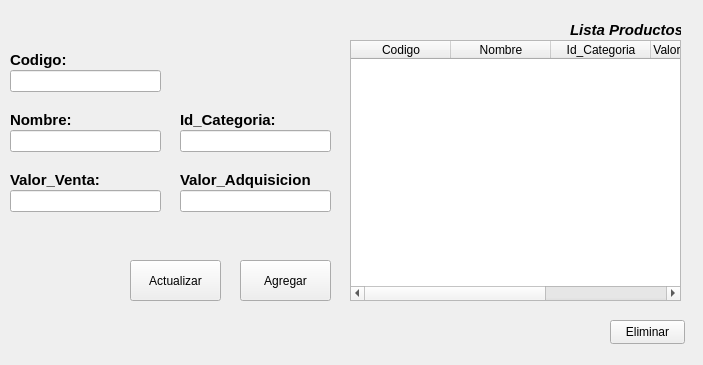
<?xml version="1.0" encoding="UTF-8"?>
<ui version="4.0">
 <class>ProductosFrame</class>
 <widget class="QFrame" name="ProductosFrame">
  <property name="geometry">
   <rect>
    <x>0</x>
    <y>0</y>
    <width>703</width>
    <height>365</height>
   </rect>
  </property>
  <property name="windowTitle">
   <string>Frame</string>
  </property>
  <widget class="QPushButton" name="AgregarButton">
   <property name="geometry">
    <rect>
     <x>240</x>
     <y>260</y>
     <width>91</width>
     <height>41</height>
    </rect>
   </property>
   <property name="text">
    <string>Agregar</string>
   </property>
  </widget>
  <widget class="QPushButton" name="ActualizarButton">
   <property name="geometry">
    <rect>
     <x>130</x>
     <y>260</y>
     <width>91</width>
     <height>41</height>
    </rect>
   </property>
   <property name="text">
    <string>Actualizar</string>
   </property>
  </widget>
  <widget class="QPushButton" name="EliminarButton">
   <property name="geometry">
    <rect>
     <x>610</x>
     <y>320</y>
     <width>75</width>
     <height>24</height>
    </rect>
   </property>
   <property name="text">
    <string>Eliminar</string>
   </property>
  </widget>
  <widget class="QTableWidget" name="tableWidget">
   <property name="geometry">
    <rect>
     <x>350</x>
     <y>40</y>
     <width>331</width>
     <height>261</height>
    </rect>
   </property>
   <column>
    <property name="text">
     <string>Codigo</string>
    </property>
   </column>
   <column>
    <property name="text">
     <string>Nombre</string>
    </property>
   </column>
   <column>
    <property name="text">
     <string>Id_Categoria</string>
    </property>
   </column>
   <column>
    <property name="text">
     <string>Valor_Adquisicion</string>
    </property>
   </column>
   <column>
    <property name="text">
     <string>Valor_Venta</string>
    </property>
   </column>
  </widget>
  <widget class="QLabel" name="label">
   <property name="geometry">
    <rect>
     <x>570</x>
     <y>20</y>
     <width>111</width>
     <height>20</height>
    </rect>
   </property>
   <property name="font">
    <font>
     <pointsize>11</pointsize>
     <italic>true</italic>
     <bold>true</bold>
    </font>
   </property>
   <property name="text">
    <string>Lista Productos</string>
   </property>
  </widget>
  <widget class="QLabel" name="label_2">
   <property name="geometry">
    <rect>
     <x>10</x>
     <y>50</y>
     <width>81</width>
     <height>20</height>
    </rect>
   </property>
   <property name="font">
    <font>
     <pointsize>11</pointsize>
     <bold>true</bold>
    </font>
   </property>
   <property name="text">
    <string>Codigo:</string>
   </property>
  </widget>
  <widget class="QLabel" name="label_3">
   <property name="geometry">
    <rect>
     <x>10</x>
     <y>110</y>
     <width>81</width>
     <height>20</height>
    </rect>
   </property>
   <property name="font">
    <font>
     <pointsize>11</pointsize>
     <bold>true</bold>
    </font>
   </property>
   <property name="text">
    <string>Nombre:</string>
   </property>
  </widget>
  <widget class="QLabel" name="label_4">
   <property name="geometry">
    <rect>
     <x>180</x>
     <y>110</y>
     <width>101</width>
     <height>20</height>
    </rect>
   </property>
   <property name="font">
    <font>
     <pointsize>11</pointsize>
     <bold>true</bold>
    </font>
   </property>
   <property name="text">
    <string>Id_Categoria:</string>
   </property>
  </widget>
  <widget class="QLabel" name="label_5">
   <property name="geometry">
    <rect>
     <x>180</x>
     <y>170</y>
     <width>131</width>
     <height>20</height>
    </rect>
   </property>
   <property name="font">
    <font>
     <pointsize>11</pointsize>
     <bold>true</bold>
    </font>
   </property>
   <property name="text">
    <string>Valor_Adquisicion:</string>
   </property>
  </widget>
  <widget class="QLabel" name="label_6">
   <property name="geometry">
    <rect>
     <x>10</x>
     <y>170</y>
     <width>101</width>
     <height>20</height>
    </rect>
   </property>
   <property name="font">
    <font>
     <pointsize>11</pointsize>
     <bold>true</bold>
    </font>
   </property>
   <property name="text">
    <string>Valor_Venta:</string>
   </property>
  </widget>
  <widget class="QLineEdit" name="Nombretxt">
   <property name="geometry">
    <rect>
     <x>10</x>
     <y>130</y>
     <width>151</width>
     <height>22</height>
    </rect>
   </property>
  </widget>
  <widget class="QLineEdit" name="Categoriatxt">
   <property name="geometry">
    <rect>
     <x>180</x>
     <y>130</y>
     <width>151</width>
     <height>22</height>
    </rect>
   </property>
  </widget>
  <widget class="QLineEdit" name="ValorVentatxt">
   <property name="geometry">
    <rect>
     <x>10</x>
     <y>190</y>
     <width>151</width>
     <height>22</height>
    </rect>
   </property>
  </widget>
  <widget class="QLineEdit" name="ValorAdquisiciontxt">
   <property name="geometry">
    <rect>
     <x>180</x>
     <y>190</y>
     <width>151</width>
     <height>22</height>
    </rect>
   </property>
  </widget>
  <widget class="QLineEdit" name="Codigotxt">
   <property name="geometry">
    <rect>
     <x>10</x>
     <y>70</y>
     <width>151</width>
     <height>22</height>
    </rect>
   </property>
  </widget>
 </widget>
 <resources/>
 <connections/>
</ui>
